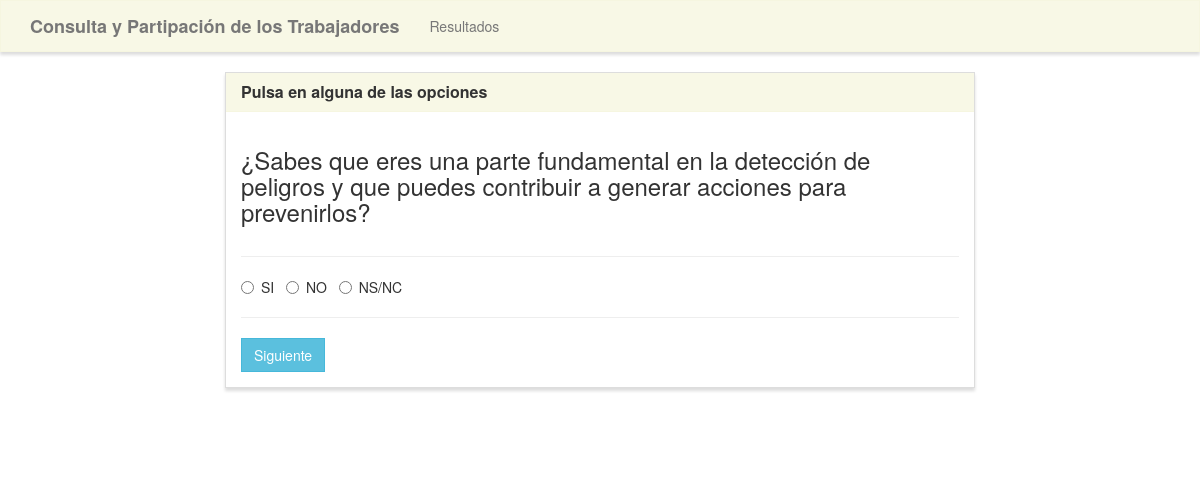
Screenshot of /home/3 with the database file from the repository.
### encuesta/models.py (models this page shows, shortened)
class Poll (models.Model):
    question = models.TextField()
    option_one = models.CharField(max_length=30)
    option_two = models.CharField(max_length=30)
    option_three = models.CharField(max_length=30)
    option_one_count = models.IntegerField(default=0)
    option_two_count = models.IntegerField(default=0)
    option_three_count = models.IntegerField(default=0)

### encuesta/views.py (the view, shortened to what this page needs)
# urls.py: 2. Add a URL to urlpatterns:  path('', views.home, name='home')
def home(request, poll_id):
    polls= Poll.objects.all()
    todas=Poll.objects.all().count()
    poll=Poll.objects.get(pk=poll_id)
    context = {
        'poll': poll,
        'polls': polls,
    }
    return render(request, 'poll/home.html', context)

### encuesta/templates/poll/home.html (shortened to what this page needs)
{% extends "poll/base.html" %}
{% load static %}
{% block main %}
<div class="row">
    <div class="col-lg-8 col-lg-offset-2">
        <div class="panel panel-default">
            <div class="panel-heading">
                <h5 class="panel-title">Pulsa en alguna de las opciones</h5>
            </div>
            <div class="panel-body">
                <div class="row">
                    <div class="col-lg-12">
                        <h3>{{ poll.question }}</h3>
                    </div>
                </div>
                <div class="row">
                    <div class="col-lg-12">
                        <hr />
                         <form class="leer-forms" method="POST" data-form-id={{poll.id}} >
                            <div class="form-group">
                                <div class="radio">
                                    <label>
                                        <input type="radio" name="poll" value="option1" required>
                                        {{ poll.option_one }}
                                    </label> &nbsp;
                                    <label>
                                        <input type="radio" name="poll" value="option2" required>
                                        {{ poll.option_two }}
                                    </label> &nbsp;
                                    <label>
                                        <input type="radio" name="poll" value="option3" required>
                                        {{ poll.option_three }}
                                    </label> &nbsp;
                                </div>
                            </div>
                        <hr />
                            <button  id="enlace-{{poll.id}}" type="submit" class="btn btn-info">
                                Siguiente
                            </button>
                        </form>
                    </div>
                </div>
            </div>
        </div>
   {% include "poll/paginacion.html" %}
    </div>
</div>
{% endblock %}

### encuesta/static/polls/style.css (style rules this page uses)
.navbar-default, .btn, .form-control, .panel { border-radius: 0; }
.panel-default > .panel-heading { color: #333; background-color: rgba(245, 245, 220, 0.7); border-color: rgba(245, 245, 220, 0.6); border-top-left-radius: 0; border-top-right-radius: 0; }
.panel { box-shadow: 0px 3px 3px 0px #ddd; }
a.navbar-brand, .panel-title { font-weight: bolder; }

### rows the page displays
Poll: question "¿Sabes que eres una parte fundamental en la detección de peligros y que puedes contribuir a generar acciones para prevenirlos?", option_one "SI", option_two "NO", option_three "NS/NC"
